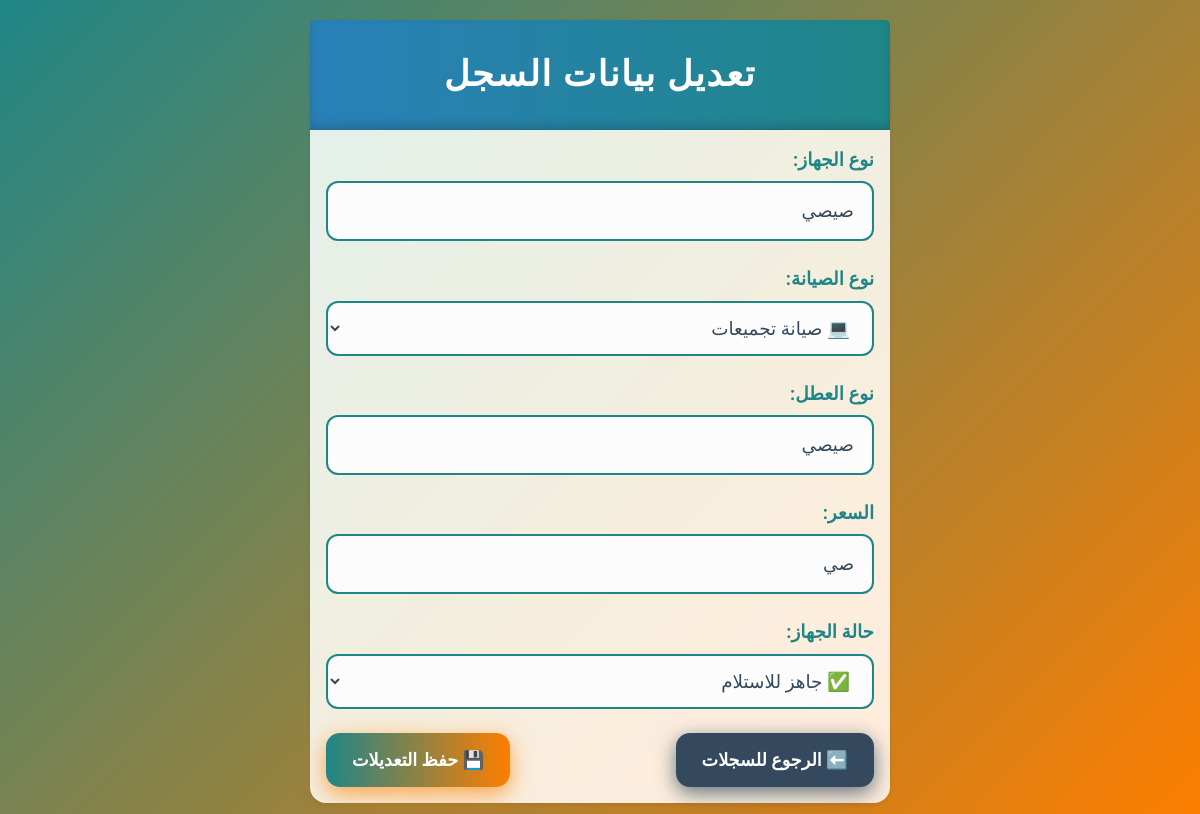
The page /edit/5/ on the database its author committed.
### maintenance/models.py (models this page shows, shortened)
class MaintenanceRecord(models.Model):
    MAINTENANCE_CHOICES = [
        ('صيانة هواتف', '📱 صيانة هواتف'),
        ('صيانة تجميعات', '💻 صيانة تجميعات'),
        ('صيانة أجهزة الألعاب', '🎮 صيانة أجهزة الألعاب'),
    ]
    STATUS_CHOICES = [
        ('قيد الفحص', '🔍 قيد الفحص'),
        ('قيد الصيانة', '🛠️ قيد الصيانة'),
        ('جاهز للاستلام', '✅ جاهز للاستلام'),
        ('تم التسليم', '📦 تم التسليم'),
    ]
    serial = models.CharField(max_length=100, unique=True, editable=False, default=uuid.uuid4)
    name = models.CharField("اسم الزبون", max_length=100)
    phone = models.CharField("رقم الهاتف", max_length=20)
    price = models.CharField("السعر", max_length=100)
    issue = models.CharField("نوع العطل", max_length=200)
    device = models.CharField("نوع الجهاز", max_length=100)
    maintenance_type = models.CharField("نوع الصيانة", max_length=100, choices=MAINTENANCE_CHOICES)
    employee = models.CharField("اسم الموظف", max_length=100)
    receiver = models.CharField("موظف الاستلام", max_length=100)
    date_time = models.DateTimeField("وقت الاستلام", default=timezone.now)
    delivery_time = models.DateTimeField("وقت التسليم")
    status = models.CharField("حالة الجهاز", max_length=50, choices=STATUS_CHOICES)
    notes = models.TextField("ملاحظات", blank=True)

### maintenance/views.py (the view)
# urls.py: path('edit/<int:record_id>/', edit_record, name='edit_record'),
def edit_record(request, record_id):
    record = get_object_or_404(MaintenanceRecord, id=record_id)
    if request.method == 'POST':
        form = EditFieldsForm(request.POST, instance=record)
        if form.is_valid():
            form.save()
            return redirect('records')
    else:
        form = EditFieldsForm(instance=record)
    return render(request, 'maintenance/edit_record.html', {'form': form})

### maintenance/views.py
class EditFieldsForm(forms.ModelForm):
    class Meta:
        model = MaintenanceRecord
        fields = ['device', 'maintenance_type', 'issue', 'price', 'status']

### maintenance/templates/maintenance/edit_record.html (shortened to what this page needs)
{% load static %}
<!DOCTYPE html>
<html lang="ar" dir="rtl">
<head>
  <link href="https://cdn.jsdelivr.net/npm/bootstrap@5.3.3/dist/css/bootstrap.rtl.min.css" rel="stylesheet" />
</head>
<body>
  <div class="card shadow-sm">
    <div class="card-header">
      تعديل بيانات السجل
    </div>
    <div class="card-body">
      <form method="post" novalidate>
        {{ form.as_p }}
        <div class="d-flex justify-content-between mt-4">
          <a href="{% url 'records' %}" class="btn btn-secondary">⬅️ الرجوع للسجلات</a>
          <button type="submit" class="btn btn-success">💾 حفظ التعديلات</button>
        </div>
      </form>
    </div>
  </div>
</body>
</html>

### maintenance/templates/maintenance/edit_record.html (style rules this page uses)
body { background: linear-gradient(135deg, #1F8687, #FE7E00); font-family: 'Cairo', sans-serif; direction: rtl; min-height: 100vh; display: flex; align-items: center; justify-content: center; margin: 0; padding: 20px; }
.card { border-radius: 16px; box-shadow: 0 18px 45px rgba(0,0,0,0.28); max-width: 580px; width: 100%; background: #ffffffdd; backdrop-filter: saturate(180%) blur(14px); border: none; transition: transform 0.35s ease, box-shadow 0.35s ease; }
.card-header { border-radius: 16px 16px 0 0; font-weight: 800; font-size: 2.2rem; background: linear-gradient(90deg, #2980b9, #1F8687); color: white; text-align: center; padding: 28px 0; letter-spacing: 1.5px; user-select: none; box-shadow: inset 0 -4px 8px rgb(0 0 0 / 0.15); }
form > p { margin-bottom: 1.5rem; font-size: 1.15rem; line-height: 1.5; color: #34495e; }
label { font-weight: 700; color: #1F8687; font-size: 1.15rem; user-select: none; display: block; margin-bottom: 8px; }
input, select, textarea { border-radius: 12px; border: 2px solid #1F8687; padding: 14px 18px; font-size: 1.15rem; transition: border-color 0.3s ease, box-shadow 0.3s ease; background: #fcfcfc; width: 100%; box-sizing: border-box; color: #34495e; }
.btn { min-width: 160px; font-weight: 800; font-size: 1.1rem; padding: 14px 26px; border-radius: 14px; box-shadow: 0 8px 20px rgba(0,0,0,0.12); transition: background-color 0.3s ease, box-shadow 0.3s ease, transform 0.15s ease; user-select: none; display: inline-flex; justify-content: center; align-items: center; }
.btn-success { background: linear-gradient(90deg, #1F8687, #FE7E00); border: none; color: white; box-shadow: 0 7px 22px #FE7E00aa; }
.btn-secondary { background-color: #34495e; border: none; color: white; box-shadow: 0 6px 20px rgba(52,73,94,0.75); }
.d-flex.justify-content-between { gap: 20px; flex-wrap: wrap; justify-content: space-between; }

### rows shown on the page
MaintenanceRecord: device "صيصي", maintenance_type "💻 صيانة تجميعات", issue "صيصي", price "صي", status "✅ جاهز للاستلام"
